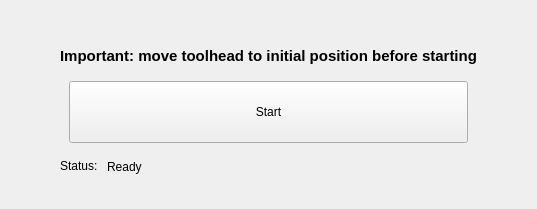
<?xml version="1.0" encoding="UTF-8"?>
<ui version="4.0">
 <class>PrintWidget</class>
 <widget class="QWidget" name="PrintWidget">
  <property name="geometry">
   <rect>
    <x>0</x>
    <y>0</y>
    <width>537</width>
    <height>209</height>
   </rect>
  </property>
  <property name="windowTitle">
   <string>Form</string>
  </property>
  <layout class="QGridLayout" name="gridLayout_2">
   <item row="2" column="0">
    <spacer name="horizontalSpacer_3">
     <property name="orientation">
      <enum>Qt::Horizontal</enum>
     </property>
     <property name="sizeHint" stdset="0">
      <size>
       <width>31</width>
       <height>20</height>
      </size>
     </property>
    </spacer>
   </item>
   <item row="2" column="1" colspan="2">
    <widget class="QLabel" name="label_move">
     <property name="font">
      <font>
       <pointsize>11</pointsize>
       <weight>75</weight>
       <bold>true</bold>
      </font>
     </property>
     <property name="text">
      <string>Important: move toolhead to initial position before starting</string>
     </property>
     <property name="alignment">
      <set>Qt::AlignCenter</set>
     </property>
    </widget>
   </item>
   <item row="2" column="3">
    <spacer name="horizontalSpacer_4">
     <property name="orientation">
      <enum>Qt::Horizontal</enum>
     </property>
     <property name="sizeHint" stdset="0">
      <size>
       <width>30</width>
       <height>20</height>
      </size>
     </property>
    </spacer>
   </item>
   <item row="3" column="1" colspan="2">
    <widget class="QStackedWidget" name="stackedWidget">
     <property name="sizePolicy">
      <sizepolicy hsizetype="MinimumExpanding" vsizetype="Preferred">
       <horstretch>0</horstretch>
       <verstretch>0</verstretch>
      </sizepolicy>
     </property>
     <property name="minimumSize">
      <size>
       <width>0</width>
       <height>80</height>
      </size>
     </property>
     <property name="currentIndex">
      <number>0</number>
     </property>
     <widget class="QWidget" name="page">
      <layout class="QHBoxLayout" name="horizontalLayout">
       <item>
        <widget class="QPushButton" name="playButton">
         <property name="sizePolicy">
          <sizepolicy hsizetype="Minimum" vsizetype="Expanding">
           <horstretch>0</horstretch>
           <verstretch>0</verstretch>
          </sizepolicy>
         </property>
         <property name="text">
          <string>Start</string>
         </property>
        </widget>
       </item>
      </layout>
     </widget>
     <widget class="QWidget" name="page_2">
      <layout class="QHBoxLayout" name="horizontalLayout_2">
       <item>
        <widget class="QPushButton" name="pauseButton">
         <property name="sizePolicy">
          <sizepolicy hsizetype="Minimum" vsizetype="Minimum">
           <horstretch>0</horstretch>
           <verstretch>0</verstretch>
          </sizepolicy>
         </property>
         <property name="text">
          <string>Pause</string>
         </property>
        </widget>
       </item>
       <item>
        <widget class="QPushButton" name="cancelButton">
         <property name="sizePolicy">
          <sizepolicy hsizetype="Minimum" vsizetype="Minimum">
           <horstretch>0</horstretch>
           <verstretch>0</verstretch>
          </sizepolicy>
         </property>
         <property name="text">
          <string>Cancel</string>
         </property>
        </widget>
       </item>
       <item>
        <widget class="QPushButton" name="stopButton">
         <property name="sizePolicy">
          <sizepolicy hsizetype="Minimum" vsizetype="Minimum">
           <horstretch>0</horstretch>
           <verstretch>0</verstretch>
          </sizepolicy>
         </property>
         <property name="text">
          <string>Force Stop</string>
         </property>
        </widget>
       </item>
      </layout>
     </widget>
    </widget>
   </item>
   <item row="4" column="1" colspan="2">
    <layout class="QGridLayout" name="gridLayout">
     <item row="0" column="0" colspan="2">
      <widget class="QLabel" name="label">
       <property name="sizePolicy">
        <sizepolicy hsizetype="Fixed" vsizetype="Fixed">
         <horstretch>0</horstretch>
         <verstretch>0</verstretch>
        </sizepolicy>
       </property>
       <property name="text">
        <string>Status:</string>
       </property>
      </widget>
     </item>
     <item row="0" column="2">
      <widget class="QLabel" name="label_info">
       <property name="sizePolicy">
        <sizepolicy hsizetype="Expanding" vsizetype="Expanding">
         <horstretch>0</horstretch>
         <verstretch>0</verstretch>
        </sizepolicy>
       </property>
       <property name="text">
        <string>Ready</string>
       </property>
      </widget>
     </item>
     <item row="1" column="2">
      <widget class="QLabel" name="label_progress">
       <property name="sizePolicy">
        <sizepolicy hsizetype="Expanding" vsizetype="Expanding">
         <horstretch>0</horstretch>
         <verstretch>0</verstretch>
        </sizepolicy>
       </property>
       <property name="text">
        <string/>
       </property>
      </widget>
     </item>
     <item row="1" column="0">
      <spacer name="horizontalSpacer_5">
       <property name="sizePolicy">
        <sizepolicy hsizetype="Minimum" vsizetype="Minimum">
         <horstretch>0</horstretch>
         <verstretch>0</verstretch>
        </sizepolicy>
       </property>
       <property name="orientation">
        <enum>Qt::Horizontal</enum>
       </property>
       <property name="sizeType">
        <enum>QSizePolicy::Minimum</enum>
       </property>
       <property name="sizeHint" stdset="0">
        <size>
         <width>35</width>
         <height>17</height>
        </size>
       </property>
      </spacer>
     </item>
    </layout>
   </item>
   <item row="1" column="1" colspan="2">
    <spacer name="verticalSpacer">
     <property name="orientation">
      <enum>Qt::Vertical</enum>
     </property>
     <property name="sizeType">
      <enum>QSizePolicy::Minimum</enum>
     </property>
     <property name="sizeHint" stdset="0">
      <size>
       <width>168</width>
       <height>35</height>
      </size>
     </property>
    </spacer>
   </item>
  </layout>
 </widget>
 <resources/>
 <connections/>
</ui>
